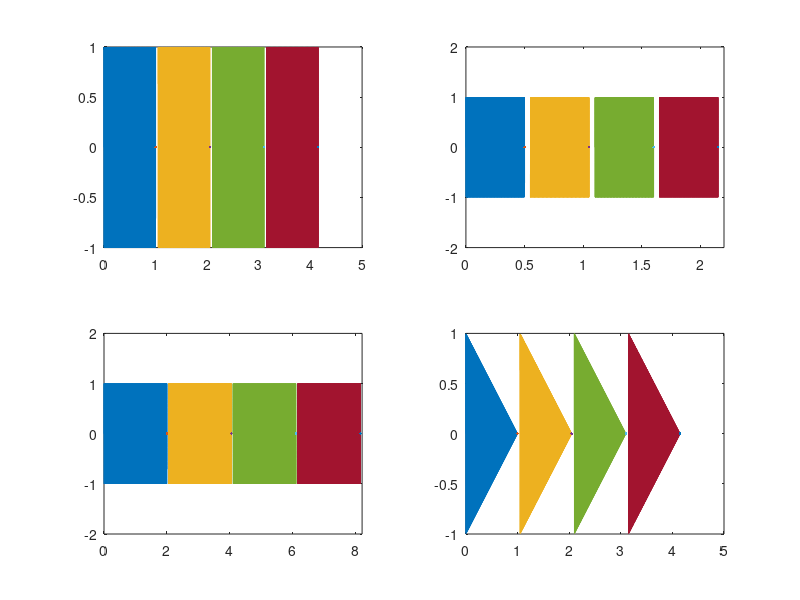

Reproduce this figure in MATLAB. (Note: this script raises an error after producing the figure.)
T=1; %duration of each note
fs=8000; %sampling frequency
t=0:1/fs:T; %time duration of each wave
t2a=0:1/fs:T/2; %setting the duration for each wave
t2b=0:1/fs:T*2;
t3=t;
g=0;%counts repetitions
pause=0.05;%duration of silence between two notes
for K = [220*(2^(3/12)) 220*(2^(7/12)) 220 220*(2^(5/12))]
    %vector K contains the sequence of notes
    %based on Nirvana's Drain You main riff
  g=g+1;
  x=sin(2*pi*K*t); %original wave without added effects
  x2a=sin(2*pi*K*(t2a*2)); %one octave higher
  x2b=sin(2*pi*K*(t2b/2)); %one octave lower
  Amp=1:-1/fs:0; %creating the gradually reducing amplitude
  x3=Amp.*sin(2*pi*K*t3); %creating the gradually  fading wave
  ax1=subplot(2,2,1);
  plot(t,x); %placing the generated wave on the plot
  hold on
  z=max(t):max(t)+pause; %creating a gap between the notes
  plot(z,0);
  hold on
  ax2=subplot(2,2,2);
  plot(t2a,x2a);
  hold on 
  z2a=max(t2a):max(t2a)+pause; %creating a gap between the notes
  plot(z2a,0);
  hold on %we are about to use the same plot for another wave
  ax3=subplot(2,2,3);
  plot(t2b,x2b);
  hold on
  z2b=max(t2b):max(t2b)+pause;
  plot(z2b,0);
  hold on
  ax4=subplot(2,2,4);
  plot(t3,x3);
  hold on
  z3=max(t3):max(t3)+pause;
  plot(z3,0);
  hold on
  t=max(t)+pause:1/fs:(max(t)+T+pause); %new time duration
  t2a=max(t2a)+pause:1/fs:(max(t2a)+T/2+pause);
  t2b=max(t2b)+pause:1/fs:(max(t2b)+T*2+pause);
  t3=max(t3)+pause:1/fs:(max(t3)+T+pause);
end 
axis(ax2,[0 g/2+(g*pause) -2 2])%creating the axes, with different ranges
axis(ax3,[0 g*2+(g*pause) -2 2])
axis([ax1 ax4],[0 g+(g*pause) -2 2])
title(ax1,'Original Sine Wave ');%Specifying the titles
title(ax2,'High Pitch Sine Wave ');
title(ax3,'Low Pitch Sine Wave ');
title(ax4,'Fading Sine Wave ');
xlabel(ax1,'Time(s)');%labeling
ylabel(ax1,'Amplitude');
xlabel(ax2,'Time(s)');
ylabel(ax2,'Amplitude');
xlabel(ax3,'Time(s)');
ylabel(ax3,'Amplitude');
xlabel(ax4,'Time(s)');
ylabel(ax4,'Amplitude');
%zooming in each plot is HIGHLY advised
%it makes the structure of each wave more obvious